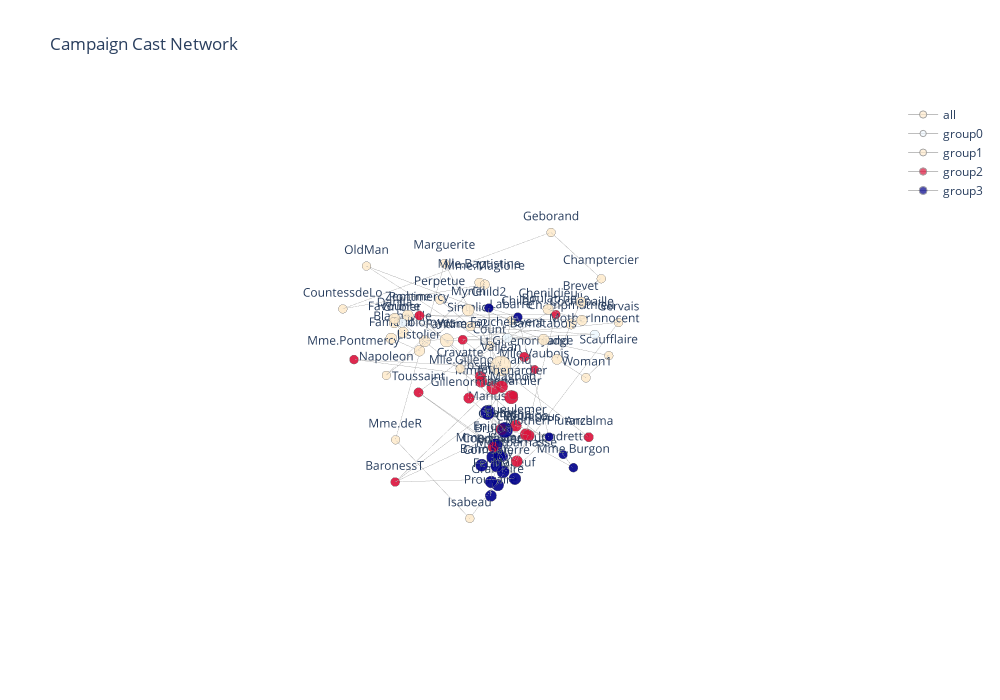

Notebook source saved alongside this figure:
### Code cell
model_data = [trace_factory(nodes, name = "all"),
              trace_factory(nodes.query("group == 0"), name = "group0"),
              trace_factory(nodes.query("group == 1"), name = "group1"),
              trace_factory(nodes.query("group == 2"), name = "group2"),
              trace_factory(nodes.query("group == 3"), name = "group3")]


axis = dict(showbackground = False, 
            showline = False, 
            zeroline = False, 
            showgrid = False, 
            showticklabels = False, 
            showspikes = False,
            title = '')

layout = go.Layout(
    title = "Campaign Cast Network",
    width = 1000,
    height = 700,
    showlegend = True,
    scene = dict(
        xaxis = dict(axis),
        yaxis = dict(axis),
        zaxis = dict(axis)))

fig = go.Figure(data = model_data, 
                layout = layout)

iplot(fig, filename = 'Les-Miserables')

### Figure 1 — Plotly figure (JSON) as saved in the notebook; plotly's stock layout.template omitted (floating-point values rounded to 4 significant figures; data arrays with more than 128 entries replaced by an {"elided": "..."} marker saying what was removed)
{"data": [{"customdata": {"elided": "77x2 mixed values"}, "hoverinfo": "text", "hovertemplate": "%{text}<br><i>%{customdata[0]}</i><br><br><b>Affiliation</b>: %{customdata[1]}<br>", "line": {"color": "rgb(125,125,125)", "width": 0.5}, "marker": {"color": ["blanchedalmond", "blanchedalmond", "blanchedalmond", "blanchedalmond", "blanchedalmond", "blanchedalmond", "blanchedalmond", "blanchedalmond", "blanchedalmond", "blanchedalmond", "blanchedalmond", "blanchedalmond", "blanchedalmond", "blanchedalmond", "blanchedalmond", "blanchedalmond", "blanchedalmond", "blanchedalmond", "blanchedalmond", "blanchedalmond", "blanchedalmond", "blanchedalmond", "blanchedalmond", "blanchedalmond", "crimson", "crimson", "crimson", "crimson", "aliceblue", "blanchedalmond", "blanchedalmond", "blanchedalmond", "blanchedalmond", "blanchedalmond", "blanchedalmond", "blanchedalmond", "blanchedalmond", "blanchedalmond", "blanchedalmond", "crimson", "crimson", "crimson", "crimson", "crimson", "aliceblue", "aliceblue", "darkblue", "darkblue", "darkblue", "crimson", "crimson", "crimson", "crimson", "crimson", "crimson", "darkblue", "crimson", "darkblue", "darkblue", "darkblue", "darkblue", "darkblue", "darkblue", "darkblue", "darkblue", "darkblue", "darkblue", "darkblue", "crimson", "crimson", "crimson", "crimson", "crimson", "darkblue", "darkblue", "crimson", "darkblue"], "size": [8.057, 6, 6.457, 6.457, 6, 6, 6, 6, 6, 6, 6, 14, 6.229, 6, 6, 6, 7.829, 7.371, 7.371, 7.371, 7.371, 7.371, 7.371, 9.2, 8.286, 9.429, 8.286, 9.657, 6.686, 7.6, 6.229, 6.686, 6, 6.229, 7.143, 7.143, 7.143, 7.143, 7.143, 6.457, 6, 8.286, 6.457, 6.457, 6.229, 6, 6, 6.229, 10.8, 7.371, 6.229, 7.371, 6.229, 6, 6.686, 10.11, 6.229, 8.286, 9.2, 8.286, 7.829, 8.286, 8.743, 8.514, 8.743, 8.514, 8.057, 6, 8.057, 8.057, 8.057, 7.829, 6.457, 6.229, 6.229, 7.371, 7.371], "symbol": "circle"}, "mode": "markers+text+lines", "name": "all", "showlegend": true, "text": ["Myriel", "Napoleon", "Mlle.Baptistine", "Mme.Magloire", "CountessdeLo", "Geborand", "Champtercier", "Cravatte", "Count", "OldMan", "Labarre", "Valjean", "Marguerite", "Mme.deR", "Isabeau", "Gervais", "Tholomyes", "Listolier", "Fameuil", "Blacheville", "Favourite", "Dahlia", "Zephine", "Fantine", "Mme.Thenardier", "Thenardier", "Cosette", "Javert", "Fauchelevent", "Bamatabois", "Perpetue", "Simplice", "Scaufflaire", "Woman1", "Judge", "Champmathieu", "Brevet", "Chenildieu", "Cochepaille", "Pontmercy", "Boulatruelle", "Eponine", "Anzelma", "Woman2", "MotherInnocent", "Gribier", "Jondrette", "Mme.Burgon", "Gavroche", "Gillenormand", "Magnon", "Mlle.Gillenormand", "Mme.Pontmercy", "Mlle.Vaubois", "Lt.Gillenormand", "Marius", "BaronessT", "Mabeuf", "Enjolras", "Combeferre", "Prouvaire", "Feuilly", "Courfeyrac", "Bahorel", "Bossuet", "Joly", "Grantaire", "MotherPlutarch", "Gueulemer", "Babet", "Claquesous", "Montparnasse", "Toussaint", "Child1", "Child2", "Brujon", "Mme.Hucheloup"], "type": "scatter3d", "visible": true, "x": [0.01834, 0.2153, -0.05071, -0.1391, 0.7057, -0.2621, -0.2941, 0.6765, -0.4666, 0.5445, -0.8488, -0.0485, -0.2135, 0.4085, 0.7476, -0.8698, 0.02677, 0.1126, 0.1613, 0.0343, 0.09509, 0.1284, -0.009944, 0.000563, 0.1168, 0.05311, 0.06633, 0.03348, 0.05692, -0.1448, -0.4298, -0.2847, -0.9545, -0.5202, -0.1804, -0.3541, -0.3994, -0.2514, -0.2604, 0.1561, -0.9161, 0.08937, -0.06246, 0.2611, -0.4089, 0.6661, -0.3911, 0.0008511, 0.001088, 0.1888, 0.4725, -0.06267, 0.6234, -0.8462, -0.4142, 0.0757, 0.868, 0.2322, 0.08072, 0.1392, 0.1856, 0.1859, 0.1103, 0.146, 0.03704, 0.05486, 0.04856, 0.3023, 0.2412, 0.2658, 0.1716, 0.3085, 0.537, -0.5067, -0.3354, 0.4409, -0.1664], "y": [-0.1775, -0.8749, -0.1455, -0.1858, -0.5215, 0.2232, 0.5745, 0.4549, -0.459, -0.4658, -0.5898, 0.05072, -0.6522, -0.5624, 0.5793, 0.38, -0.6255, -0.5846, -0.8416, -0.8662, -0.876, -0.8219, -0.8483, -0.4175, 0.2161, 0.2414, -0.01566, 0.06822, 0.1993, 0.3137, -0.9745, -0.476, 0.2878, 0.4, 0.4008, 0.3562, 0.3817, 0.2486, 0.4979, -0.5013, -0.1963, 0.4096, 0.7728, 0.02745, 0.5009, -0.00539, 0.3688, 0.731, 0.147, -0.003737, 0.6308, -0.1525, -0.617, -0.317, -0.06405, 0.05607, 0.05781, 0.455, 0.1388, 0.2054, 0.1992, 0.2007, 0.1417, 0.06835, 0.1334, 0.189, 0.1356, 0.7524, 0.4528, 0.3623, 0.4975, 0.5317, -0.07799, -0.2198, -0.3415, 0.4615, -0.0233], "z": [0.4366, -0.341, 0.6183, 0.5561, 0.5889, 1, 0.8233, 0.6422, -0.1984, 0.8296, -0.1981, 0.08366, 0.5123, -0.6641, -0.3017, 0.1987, -0.005125, -0.02681, -0.01892, -0.03657, 0.07157, 0.1429, 0.09929, 0.0869, 0.0939, -0.01094, -0.01691, -0.04027, 0.4174, 0.3659, 0.006622, 0.04876, -0.1643, -0.07762, 0.2443, 0.4046, 0.5521, 0.5074, 0.5333, 0.3164, -0.003068, -0.1963, -0.08275, 0.42, 0.3681, 0.7014, -0.7235, -0.3231, -0.3785, -0.08074, 0.4583, -0.113, 0.1361, -0.5482, -0.08325, -0.2326, -0.3062, -0.4523, -0.4703, -0.5813, -0.8436, -0.7036, -0.5619, -0.6645, -0.6012, -0.7083, -0.8868, 0.1407, -0.002085, -0.07208, -0.095, -0.1923, 0.1187, 0.1402, 0.2359, -0.03648, -0.8564]}, {"customdata": [["SomeDesc", 0], ["SomeDesc", 0], ["SomeDesc", 0]], "hoverinfo": "text", "hovertemplate": "%{text}<br><i>%{customdata[0]}</i><br><br><b>Affiliation</b>: %{customdata[1]}<br>", "line": {"color": "rgb(125,125,125)", "width": 0.5}, "marker": {"color": ["aliceblue", "aliceblue", "aliceblue"], "size": [6.686, 6.229, 6], "symbol": "circle"}, "mode": "markers+text+lines", "name": "group0", "showlegend": true, "text": ["Fauchelevent", "MotherInnocent", "Gribier"], "type": "scatter3d", "visible": true, "x": [0.05692, -0.4089, 0.6661], "y": [0.1993, 0.5009, -0.00539], "z": [0.4174, 0.3681, 0.7014]}, {"customdata": [["SomeDesc", 1], ["SomeDesc", 1], ["SomeDesc", 1], ["SomeDesc", 1], ["SomeDesc", 1], ["SomeDesc", 1], ["SomeDesc", 1], ["SomeDesc", 1], ["SomeDesc", 1], ["SomeDesc", 1], ["SomeDesc", 1], ["SomeDesc", 1], ["SomeDesc", 1], ["SomeDesc", 1], ["SomeDesc", 1], ["SomeDesc", 1], ["SomeDesc", 1], ["SomeDesc", 1], ["SomeDesc", 1], ["SomeDesc", 1], ["SomeDesc", 1], ["SomeDesc", 1], ["SomeDesc", 1], ["SomeDesc", 1], ["SomeDesc", 1], ["SomeDesc", 1], ["SomeDesc", 1], ["SomeDesc", 1], ["SomeDesc", 1], ["SomeDesc", 1], ["SomeDesc", 1], ["SomeDesc", 1], ["SomeDesc", 1], ["SomeDesc", 1]], "hoverinfo": "text", "hovertemplate": "%{text}<br><i>%{customdata[0]}</i><br><br><b>Affiliation</b>: %{customdata[1]}<br>", "line": {"color": "rgb(125,125,125)", "width": 0.5}, "marker": {"color": ["blanchedalmond", "blanchedalmond", "blanchedalmond", "blanchedalmond", "blanchedalmond", "blanchedalmond", "blanchedalmond", "blanchedalmond", "blanchedalmond", "blanchedalmond", "blanchedalmond", "blanchedalmond", "blanchedalmond", "blanchedalmond", "blanchedalmond", "blanchedalmond", "blanchedalmond", "blanchedalmond", "blanchedalmond", "blanchedalmond", "blanchedalmond", "blanchedalmond", "blanchedalmond", "blanchedalmond", "blanchedalmond", "blanchedalmond", "blanchedalmond", "blanchedalmond", "blanchedalmond", "blanchedalmond", "blanchedalmond", "blanchedalmond", "blanchedalmond", "blanchedalmond"], "size": [8.057, 6, 6.457, 6.457, 6, 6, 6, 6, 6, 6, 6, 14, 6.229, 6, 6, 6, 7.829, 7.371, 7.371, 7.371, 7.371, 7.371, 7.371, 9.2, 7.6, 6.229, 6.686, 6, 6.229, 7.143, 7.143, 7.143, 7.143, 7.143], "symbol": "circle"}, "mode": "markers+text+lines", "name": "group1", "showlegend": true, "text": ["Myriel", "Napoleon", "Mlle.Baptistine", "Mme.Magloire", "CountessdeLo", "Geborand", "Champtercier", "Cravatte", "Count", "OldMan", "Labarre", "Valjean", "Marguerite", "Mme.deR", "Isabeau", "Gervais", "Tholomyes", "Listolier", "Fameuil", "Blacheville", "Favourite", "Dahlia", "Zephine", "Fantine", "Bamatabois", "Perpetue", "Simplice", "Scaufflaire", "Woman1", "Judge", "Champmathieu", "Brevet", "Chenildieu", "Cochepaille"], "type": "scatter3d", "visible": true, "x": [0.01834, 0.2153, -0.05071, -0.1391, 0.7057, -0.2621, -0.2941, 0.6765, -0.4666, 0.5445, -0.8488, -0.0485, -0.2135, 0.4085, 0.7476, -0.8698, 0.02677, 0.1126, 0.1613, 0.0343, 0.09509, 0.1284, -0.009944, 0.000563, -0.1448, -0.4298, -0.2847, -0.9545, -0.5202, -0.1804, -0.3541, -0.3994, -0.2514, -0.2604], "y": [-0.1775, -0.8749, -0.1455, -0.1858, -0.5215, 0.2232, 0.5745, 0.4549, -0.459, -0.4658, -0.5898, 0.05072, -0.6522, -0.5624, 0.5793, 0.38, -0.6255, -0.5846, -0.8416, -0.8662, -0.876, -0.8219, -0.8483, -0.4175, 0.3137, -0.9745, -0.476, 0.2878, 0.4, 0.4008, 0.3562, 0.3817, 0.2486, 0.4979], "z": [0.4366, -0.341, 0.6183, 0.5561, 0.5889, 1, 0.8233, 0.6422, -0.1984, 0.8296, -0.1981, 0.08366, 0.5123, -0.6641, -0.3017, 0.1987, -0.005125, -0.02681, -0.01892, -0.03657, 0.07157, 0.1429, 0.09929, 0.0869, 0.3659, 0.006622, 0.04876, -0.1643, -0.07762, 0.2443, 0.4046, 0.5521, 0.5074, 0.5333]}, {"customdata": [["SomeDesc", 2], ["SomeDesc", 2], ["SomeDesc", 2], ["SomeDesc", 2], ["SomeDesc", 2], ["SomeDesc", 2], ["SomeDesc", 2], ["SomeDesc", 2], ["SomeDesc", 2], ["SomeDesc", 2], ["SomeDesc", 2], ["SomeDesc", 2], ["SomeDesc", 2], ["SomeDesc", 2], ["SomeDesc", 2], ["SomeDesc", 2], ["SomeDesc", 2], ["SomeDesc", 2], ["SomeDesc", 2], ["SomeDesc", 2], ["SomeDesc", 2], ["SomeDesc", 2]], "hoverinfo": "text", "hovertemplate": "%{text}<br><i>%{customdata[0]}</i><br><br><b>Affiliation</b>: %{customdata[1]}<br>", "line": {"color": "rgb(125,125,125)", "width": 0.5}, "marker": {"color": ["crimson", "crimson", "crimson", "crimson", "crimson", "crimson", "crimson", "crimson", "crimson", "crimson", "crimson", "crimson", "crimson", "crimson", "crimson", "crimson", "crimson", "crimson", "crimson", "crimson", "crimson", "crimson"], "size": [8.286, 9.429, 8.286, 9.657, 6.457, 6, 8.286, 6.457, 6.457, 7.371, 6.229, 7.371, 6.229, 6, 6.686, 6.229, 8.057, 8.057, 8.057, 7.829, 6.457, 7.371], "symbol": "circle"}, "mode": "markers+text+lines", "name": "group2", "showlegend": true, "text": ["Mme.Thenardier", "Thenardier", "Cosette", "Javert", "Pontmercy", "Boulatruelle", "Eponine", "Anzelma", "Woman2", "Gillenormand", "Magnon", "Mlle.Gillenormand", "Mme.Pontmercy", "Mlle.Vaubois", "Lt.Gillenormand", "BaronessT", "Gueulemer", "Babet", "Claquesous", "Montparnasse", "Toussaint", "Brujon"], "type": "scatter3d", "visible": true, "x": [0.1168, 0.05311, 0.06633, 0.03348, 0.1561, -0.9161, 0.08937, -0.06246, 0.2611, 0.1888, 0.4725, -0.06267, 0.6234, -0.8462, -0.4142, 0.868, 0.2412, 0.2658, 0.1716, 0.3085, 0.537, 0.4409], "y": [0.2161, 0.2414, -0.01566, 0.06822, -0.5013, -0.1963, 0.4096, 0.7728, 0.02745, -0.003737, 0.6308, -0.1525, -0.617, -0.317, -0.06405, 0.05781, 0.4528, 0.3623, 0.4975, 0.5317, -0.07799, 0.4615], "z": [0.0939, -0.01094, -0.01691, -0.04027, 0.3164, -0.003068, -0.1963, -0.08275, 0.42, -0.08074, 0.4583, -0.113, 0.1361, -0.5482, -0.08325, -0.3062, -0.002085, -0.07208, -0.095, -0.1923, 0.1187, -0.03648]}, {"customdata": [["SomeDesc", 3], ["SomeDesc", 3], ["SomeDesc", 3], ["SomeDesc", 3], ["SomeDesc", 3], ["SomeDesc", 3], ["SomeDesc", 3], ["SomeDesc", 3], ["SomeDesc", 3], ["SomeDesc", 3], ["SomeDesc", 3], ["SomeDesc", 3], ["SomeDesc", 3], ["SomeDesc", 3], ["SomeDesc", 3], ["SomeDesc", 3], ["SomeDesc", 3], ["SomeDesc", 3]], "hoverinfo": "text", "hovertemplate": "%{text}<br><i>%{customdata[0]}</i><br><br><b>Affiliation</b>: %{customdata[1]}<br>", "line": {"color": "rgb(125,125,125)", "width": 0.5}, "marker": {"color": ["darkblue", "darkblue", "darkblue", "darkblue", "darkblue", "darkblue", "darkblue", "darkblue", "darkblue", "darkblue", "darkblue", "darkblue", "darkblue", "darkblue", "darkblue", "darkblue", "darkblue", "darkblue"], "size": [6, 6.229, 10.8, 10.11, 8.286, 9.2, 8.286, 7.829, 8.286, 8.743, 8.514, 8.743, 8.514, 8.057, 6, 6.229, 6.229, 7.371], "symbol": "circle"}, "mode": "markers+text+lines", "name": "group3", "showlegend": true, "text": ["Jondrette", "Mme.Burgon", "Gavroche", "Marius", "Mabeuf", "Enjolras", "Combeferre", "Prouvaire", "Feuilly", "Courfeyrac", "Bahorel", "Bossuet", "Joly", "Grantaire", "MotherPlutarch", "Child1", "Child2", "Mme.Hucheloup"], "type": "scatter3d", "visible": true, "x": [-0.3911, 0.0008511, 0.001088, 0.0757, 0.2322, 0.08072, 0.1392, 0.1856, 0.1859, 0.1103, 0.146, 0.03704, 0.05486, 0.04856, 0.3023, -0.5067, -0.3354, -0.1664], "y": [0.3688, 0.731, 0.147, 0.05607, 0.455, 0.1388, 0.2054, 0.1992, 0.2007, 0.1417, 0.06835, 0.1334, 0.189, 0.1356, 0.7524, -0.2198, -0.3415, -0.0233], "z": [-0.7235, -0.3231, -0.3785, -0.2326, -0.4523, -0.4703, -0.5813, -0.8436, -0.7036, -0.5619, -0.6645, -0.6012, -0.7083, -0.8868, 0.1407, 0.1402, 0.2359, -0.8564]}], "layout": {"height": 700, "scene": {"xaxis": {"showbackground": false, "showgrid": false, "showline": false, "showspikes": false, "showticklabels": false, "title": {"text": ""}, "zeroline": false}, "yaxis": {"showbackground": false, "showgrid": false, "showline": false, "showspikes": false, "showticklabels": false, "title": {"text": ""}, "zeroline": false}, "zaxis": {"showbackground": false, "showgrid": false, "showline": false, "showspikes": false, "showticklabels": false, "title": {"text": ""}, "zeroline": false}}, "showlegend": true, "title": {"text": "Campaign Cast Network"}, "width": 1000}}
